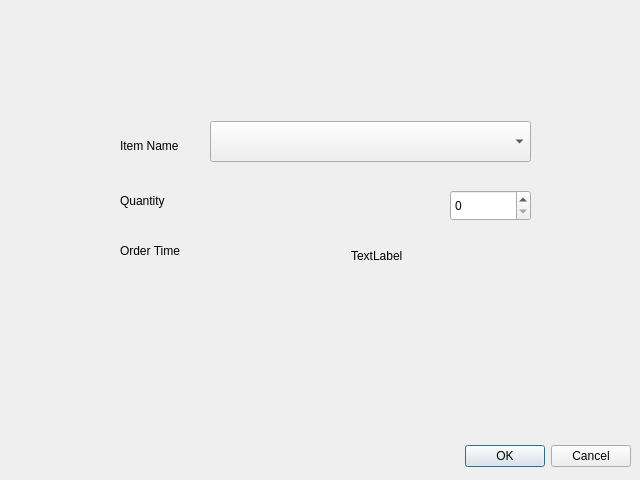
<?xml version="1.0" encoding="UTF-8"?>
<ui version="4.0">
 <class>OrderEditDialog</class>
 <widget class="QDialog" name="OrderEditDialog">
  <property name="geometry">
   <rect>
    <x>0</x>
    <y>0</y>
    <width>640</width>
    <height>480</height>
   </rect>
  </property>
  <property name="windowTitle">
   <string>Dialog</string>
  </property>
  <widget class="QDialogButtonBox" name="buttonBox">
   <property name="geometry">
    <rect>
     <x>10</x>
     <y>440</y>
     <width>621</width>
     <height>32</height>
    </rect>
   </property>
   <property name="orientation">
    <enum>Qt::Orientation::Horizontal</enum>
   </property>
   <property name="standardButtons">
    <set>QDialogButtonBox::StandardButton::Cancel|QDialogButtonBox::StandardButton::Ok</set>
   </property>
  </widget>
  <widget class="QComboBox" name="comboItemName">
   <property name="geometry">
    <rect>
     <x>210</x>
     <y>121</y>
     <width>321</width>
     <height>41</height>
    </rect>
   </property>
  </widget>
  <widget class="QLabel" name="ItemNamelabel">
   <property name="geometry">
    <rect>
     <x>120</x>
     <y>130</y>
     <width>91</width>
     <height>31</height>
    </rect>
   </property>
   <property name="text">
    <string>Item Name</string>
   </property>
  </widget>
  <widget class="QLabel" name="label">
   <property name="geometry">
    <rect>
     <x>120</x>
     <y>190</y>
     <width>81</width>
     <height>21</height>
    </rect>
   </property>
   <property name="text">
    <string>Quantity</string>
   </property>
  </widget>
  <widget class="QSpinBox" name="spinAmount">
   <property name="geometry">
    <rect>
     <x>450</x>
     <y>190</y>
     <width>81</width>
     <height>31</height>
    </rect>
   </property>
  </widget>
  <widget class="QLabel" name="label_2">
   <property name="geometry">
    <rect>
     <x>120</x>
     <y>240</y>
     <width>81</width>
     <height>21</height>
    </rect>
   </property>
   <property name="text">
    <string>Order Time</string>
   </property>
  </widget>
  <widget class="QLabel" name="labelCurrentTime">
   <property name="geometry">
    <rect>
     <x>351</x>
     <y>240</y>
     <width>171</width>
     <height>31</height>
    </rect>
   </property>
   <property name="text">
    <string>TextLabel</string>
   </property>
  </widget>
 </widget>
 <resources/>
 <connections>
  <connection>
   <sender>buttonBox</sender>
   <signal>accepted()</signal>
   <receiver>OrderEditDialog</receiver>
   <slot>accept()</slot>
   <hints>
    <hint type="sourcelabel">
     <x>248</x>
     <y>254</y>
    </hint>
    <hint type="destinationlabel">
     <x>157</x>
     <y>274</y>
    </hint>
   </hints>
  </connection>
  <connection>
   <sender>buttonBox</sender>
   <signal>rejected()</signal>
   <receiver>OrderEditDialog</receiver>
   <slot>reject()</slot>
   <hints>
    <hint type="sourcelabel">
     <x>316</x>
     <y>260</y>
    </hint>
    <hint type="destinationlabel">
     <x>286</x>
     <y>274</y>
    </hint>
   </hints>
  </connection>
 </connections>
</ui>
